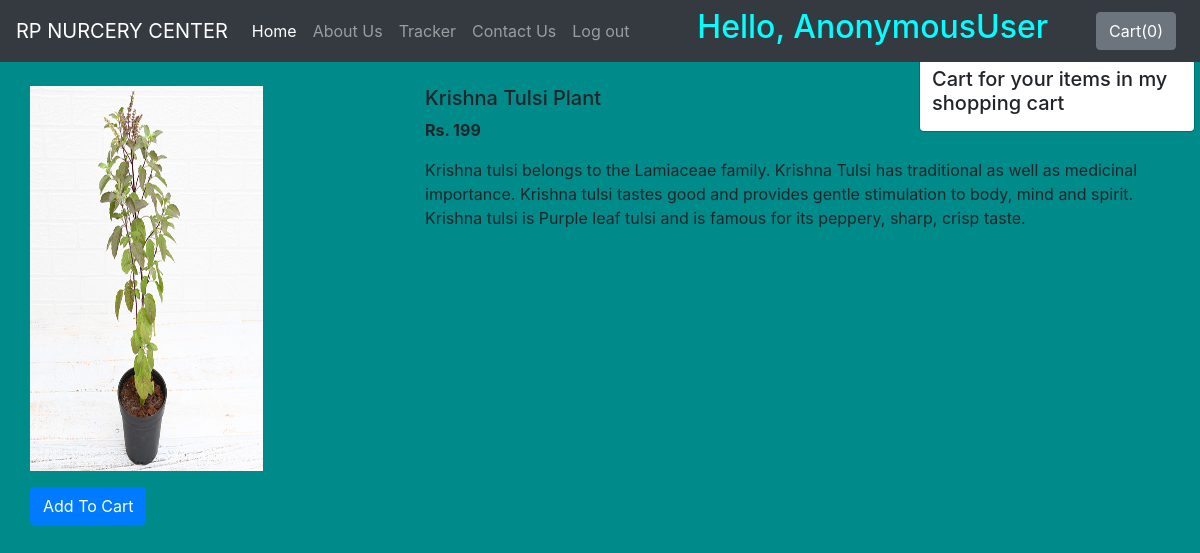
The page /shop/products/3 on the database its author committed.
### shop/models.py (models this page shows, shortened)
class Product(models.Model):
    product_id = models.AutoField
    product_name = models.CharField(max_length=50)
    category = models.CharField(max_length=50, default="")
    price = models.IntegerField(default=0)
    desc = models.CharField(max_length=300)
    pub_date = models.DateField()
    image = models.ImageField(upload_to='shop/images', default="")

### shop/views.py (the view)
# urls.py: path("products/<int:myid>", views.productView, name="ProductView"),
def productView(request, myid):
    product = Product.objects.filter(id=myid)
    return render(request, 'shop/prodView.html', {'product':product[0]})

### shop/templates/shop/prodView.html (shortened to what this page needs)
{% extends 'shop/basic.html' %}
{% block body %}
<div class="container my-4">
    <div class="row">
    <div class="col-md-4">
    <div class="row">
        <img src="/media/{{product.image}}" width="233px" height="385px">
    </div>
        <div class="row mt-3">
            <span id="divpr{{product.id}}" class="divpr">
                <button id="pr{{product.id}}" class="btn btn-primary cart">Add To Cart</button>
            </span>
        </div>
    </div>
    <div class="col-md-8">
        <h5 id="namepr{{product.id}}">{{product.product_name}}</h5>
        <p><b>Rs. <span id="pricepr{{product.id}}">{{product.price}}</span> </b></p>
        <p>{{product.desc}}</p>
    </div>
    </div>
</div>
{% endblock %}

### rows shown on the page
Product: image (picture), product_name "Krishna Tulsi Plant", price "199", desc "Krishna tulsi belongs to the Lamiaceae family. Krishna Tulsi has traditional as well as medicinal importance. Krishna tulsi tastes good and provides gentle stimulation to body, mind and spirit. Krishna tulsi is Purple leaf tulsi and is famous for its peppery, sharp, crisp taste."

### other values the page prints
{{ request.user }} "AnonymousUser"
